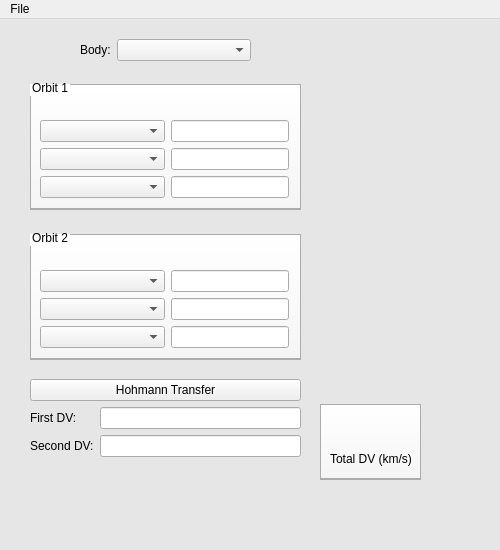
<?xml version="1.0" encoding="UTF-8"?>
<ui version="4.0">
 <class>MainWindow</class>
 <widget class="QMainWindow" name="MainWindow">
  <property name="geometry">
   <rect>
    <x>0</x>
    <y>0</y>
    <width>500</width>
    <height>550</height>
   </rect>
  </property>
  <property name="minimumSize">
   <size>
    <width>500</width>
    <height>550</height>
   </size>
  </property>
  <property name="maximumSize">
   <size>
    <width>500</width>
    <height>550</height>
   </size>
  </property>
  <property name="windowTitle">
   <string>MainWindow</string>
  </property>
  <property name="styleSheet">
   <string notr="true">QMainWindow
{
	background-color: rgb(230,230,230);
	font: &quot;Eras Demi ITC&quot;;
}

QGroupBox
{
	background-color: qlineargradient(spread:repeat, x1:0.5, y1:0, x2:0.5, y2:1, stop:0 rgba(255, 255, 255, 255), stop:1 rgba(245, 245, 245, 255));
    border: 1px solid #acacac;
	border-bottom: 1.5px solid #acacac;
    margin-top: 5px;
	font: 75 10pt &quot;Eras Demi ITC&quot;;
}
 
QGroupBox::title
{
    subcontrol-origin: margin;	
    background:url(:/assets/subWindowBackground);
	background-color:  rgb(250,250,250);
	background-color: qlineargradient(spread:repeat, x1:0.5, y1:0, x2:0.5, y2:1, stop:0 rgba(255, 255, 255, 255), stop:1 rgba(255, 230, 200, 255));
    border: 1px solid #acacac;
    padding: 4 219 4 4;
}</string>
  </property>
  <widget class="QWidget" name="centralwidget">
   <widget class="QWidget" name="layoutWidget">
    <property name="geometry">
     <rect>
      <x>30</x>
      <y>360</y>
      <width>271</width>
      <height>122</height>
     </rect>
    </property>
    <layout class="QFormLayout" name="formLayout_2">
     <item row="0" column="0" colspan="2">
      <widget class="QPushButton" name="runButton">
       <property name="text">
        <string>Hohmann Transfer</string>
       </property>
      </widget>
     </item>
     <item row="1" column="0">
      <widget class="QLabel" name="firstDVLabel">
       <property name="text">
        <string>First DV:</string>
       </property>
      </widget>
     </item>
     <item row="1" column="1">
      <widget class="QLineEdit" name="firstDVOut"/>
     </item>
     <item row="2" column="0">
      <widget class="QLabel" name="secondDVLabel">
       <property name="focusPolicy">
        <enum>Qt::NoFocus</enum>
       </property>
       <property name="text">
        <string>Second DV:</string>
       </property>
      </widget>
     </item>
     <item row="2" column="1">
      <widget class="QLineEdit" name="secondDVOut"/>
     </item>
    </layout>
   </widget>
   <widget class="QGroupBox" name="groupBox">
    <property name="geometry">
     <rect>
      <x>30</x>
      <y>60</y>
      <width>271</width>
      <height>131</height>
     </rect>
    </property>
    <property name="title">
     <string>Orbit 1</string>
    </property>
    <widget class="QWidget" name="layoutWidget">
     <property name="geometry">
      <rect>
       <x>10</x>
       <y>20</y>
       <width>249</width>
       <height>120</height>
      </rect>
     </property>
     <layout class="QFormLayout" name="formLayout_3">
      <item row="1" column="0">
       <widget class="QComboBox" name="comboBox">
        <item>
         <property name="text">
          <string/>
         </property>
        </item>
        <item>
         <property name="text">
          <string>Semi-Major Axis</string>
         </property>
        </item>
        <item>
         <property name="text">
          <string>Eccentricity</string>
         </property>
        </item>
        <item>
         <property name="text">
          <string>Periapsis Radius</string>
         </property>
        </item>
        <item>
         <property name="text">
          <string>Periapsis Altitude</string>
         </property>
        </item>
        <item>
         <property name="text">
          <string>Apoapsis Radius</string>
         </property>
        </item>
        <item>
         <property name="text">
          <string>Periapsis Altitude</string>
         </property>
        </item>
        <item>
         <property name="text">
          <string>Inclination</string>
         </property>
        </item>
       </widget>
      </item>
      <item row="1" column="1">
       <widget class="QLineEdit" name="lineEdit"/>
      </item>
      <item row="2" column="0">
       <widget class="QComboBox" name="comboBox_2">
        <item>
         <property name="text">
          <string/>
         </property>
        </item>
        <item>
         <property name="text">
          <string>Semi-Major Axis</string>
         </property>
        </item>
        <item>
         <property name="text">
          <string>Eccentricity</string>
         </property>
        </item>
        <item>
         <property name="text">
          <string>Periapsis Radius</string>
         </property>
        </item>
        <item>
         <property name="text">
          <string>Periapsis Altitude</string>
         </property>
        </item>
        <item>
         <property name="text">
          <string>Apoapsis Radius</string>
         </property>
        </item>
        <item>
         <property name="text">
          <string>Periapsis Altitude</string>
         </property>
        </item>
        <item>
         <property name="text">
          <string>Inclination</string>
         </property>
        </item>
       </widget>
      </item>
      <item row="2" column="1">
       <widget class="QLineEdit" name="lineEdit_3"/>
      </item>
      <item row="3" column="0">
       <widget class="QComboBox" name="comboBox_3">
        <item>
         <property name="text">
          <string/>
         </property>
        </item>
        <item>
         <property name="text">
          <string>Semi-Major Axis</string>
         </property>
        </item>
        <item>
         <property name="text">
          <string>Eccentricity</string>
         </property>
        </item>
        <item>
         <property name="text">
          <string>Periapsis Radius</string>
         </property>
        </item>
        <item>
         <property name="text">
          <string>Periapsis Altitude</string>
         </property>
        </item>
        <item>
         <property name="text">
          <string>Apoapsis Radius</string>
         </property>
        </item>
        <item>
         <property name="text">
          <string>Periapsis Altitude</string>
         </property>
        </item>
        <item>
         <property name="text">
          <string>Inclination</string>
         </property>
        </item>
       </widget>
      </item>
      <item row="3" column="1">
       <widget class="QLineEdit" name="lineEdit_2"/>
      </item>
      <item row="0" column="1">
       <spacer name="verticalSpacer_2">
        <property name="orientation">
         <enum>Qt::Vertical</enum>
        </property>
        <property name="sizeType">
         <enum>QSizePolicy::Fixed</enum>
        </property>
        <property name="sizeHint" stdset="0">
         <size>
          <width>20</width>
          <height>15</height>
         </size>
        </property>
       </spacer>
      </item>
     </layout>
    </widget>
   </widget>
   <widget class="QGroupBox" name="groupBox_2">
    <property name="geometry">
     <rect>
      <x>30</x>
      <y>210</y>
      <width>271</width>
      <height>131</height>
     </rect>
    </property>
    <property name="title">
     <string>Orbit 2</string>
    </property>
    <widget class="QWidget" name="layoutWidget_2">
     <property name="geometry">
      <rect>
       <x>10</x>
       <y>20</y>
       <width>249</width>
       <height>140</height>
      </rect>
     </property>
     <layout class="QFormLayout" name="formLayout_5">
      <item row="1" column="0">
       <widget class="QComboBox" name="comboBox_7">
        <item>
         <property name="text">
          <string/>
         </property>
        </item>
        <item>
         <property name="text">
          <string>Semi-Major Axis</string>
         </property>
        </item>
        <item>
         <property name="text">
          <string>Eccentricity</string>
         </property>
        </item>
        <item>
         <property name="text">
          <string>Periapsis Radius</string>
         </property>
        </item>
        <item>
         <property name="text">
          <string>Periapsis Altitude</string>
         </property>
        </item>
        <item>
         <property name="text">
          <string>Apoapsis Radius</string>
         </property>
        </item>
        <item>
         <property name="text">
          <string>Periapsis Altitude</string>
         </property>
        </item>
        <item>
         <property name="text">
          <string>Inclination</string>
         </property>
        </item>
       </widget>
      </item>
      <item row="1" column="1">
       <widget class="QLineEdit" name="lineEdit_7"/>
      </item>
      <item row="2" column="0">
       <widget class="QComboBox" name="comboBox_8">
        <item>
         <property name="text">
          <string/>
         </property>
        </item>
        <item>
         <property name="text">
          <string>Semi-Major Axis</string>
         </property>
        </item>
        <item>
         <property name="text">
          <string>Eccentricity</string>
         </property>
        </item>
        <item>
         <property name="text">
          <string>Periapsis Radius</string>
         </property>
        </item>
        <item>
         <property name="text">
          <string>Periapsis Altitude</string>
         </property>
        </item>
        <item>
         <property name="text">
          <string>Apoapsis Radius</string>
         </property>
        </item>
        <item>
         <property name="text">
          <string>Periapsis Altitude</string>
         </property>
        </item>
        <item>
         <property name="text">
          <string>Inclination</string>
         </property>
        </item>
       </widget>
      </item>
      <item row="2" column="1">
       <widget class="QLineEdit" name="lineEdit_8"/>
      </item>
      <item row="3" column="0">
       <widget class="QComboBox" name="comboBox_9">
        <item>
         <property name="text">
          <string/>
         </property>
        </item>
        <item>
         <property name="text">
          <string>Semi-Major Axis</string>
         </property>
        </item>
        <item>
         <property name="text">
          <string>Eccentricity</string>
         </property>
        </item>
        <item>
         <property name="text">
          <string>Periapsis Radius</string>
         </property>
        </item>
        <item>
         <property name="text">
          <string>Periapsis Altitude</string>
         </property>
        </item>
        <item>
         <property name="text">
          <string>Apoapsis Radius</string>
         </property>
        </item>
        <item>
         <property name="text">
          <string>Periapsis Altitude</string>
         </property>
        </item>
        <item>
         <property name="text">
          <string>Inclination</string>
         </property>
        </item>
       </widget>
      </item>
      <item row="3" column="1">
       <widget class="QLineEdit" name="lineEdit_9"/>
      </item>
      <item row="0" column="1">
       <spacer name="verticalSpacer">
        <property name="orientation">
         <enum>Qt::Vertical</enum>
        </property>
        <property name="sizeType">
         <enum>QSizePolicy::Fixed</enum>
        </property>
        <property name="sizeHint" stdset="0">
         <size>
          <width>20</width>
          <height>15</height>
         </size>
        </property>
       </spacer>
      </item>
     </layout>
    </widget>
   </widget>
   <widget class="QWidget" name="layoutWidget">
    <property name="geometry">
     <rect>
      <x>80</x>
      <y>20</y>
      <width>171</width>
      <height>22</height>
     </rect>
    </property>
    <layout class="QFormLayout" name="formLayout">
     <item row="0" column="0">
      <widget class="QLabel" name="planetLabel">
       <property name="toolTip">
        <string/>
       </property>
       <property name="text">
        <string>Body:</string>
       </property>
      </widget>
     </item>
     <item row="0" column="1">
      <widget class="QComboBox" name="planetName">
       <property name="toolTip">
        <string>Pick from the list of primary bodies.</string>
       </property>
       <property name="maxVisibleItems">
        <number>11</number>
       </property>
       <item>
        <property name="text">
         <string/>
        </property>
       </item>
       <item>
        <property name="text">
         <string>Mercury</string>
        </property>
       </item>
       <item>
        <property name="text">
         <string>Venus</string>
        </property>
       </item>
       <item>
        <property name="text">
         <string>Earth</string>
        </property>
       </item>
       <item>
        <property name="text">
         <string>Moon</string>
        </property>
       </item>
       <item>
        <property name="text">
         <string>Mars</string>
        </property>
       </item>
       <item>
        <property name="text">
         <string>Jupiter</string>
        </property>
       </item>
       <item>
        <property name="text">
         <string>Saturn</string>
        </property>
       </item>
       <item>
        <property name="text">
         <string>Uranus</string>
        </property>
       </item>
       <item>
        <property name="text">
         <string>Neptune</string>
        </property>
       </item>
       <item>
        <property name="text">
         <string>Pluto</string>
        </property>
       </item>
      </widget>
     </item>
    </layout>
   </widget>
   <widget class="QGroupBox" name="groupBox_3">
    <property name="geometry">
     <rect>
      <x>320</x>
      <y>380</y>
      <width>101</width>
      <height>81</height>
     </rect>
    </property>
    <property name="title">
     <string/>
    </property>
    <property name="checkable">
     <bool>false</bool>
    </property>
    <widget class="QLabel" name="totalDVLabel">
     <property name="geometry">
      <rect>
       <x>10</x>
       <y>50</y>
       <width>81</width>
       <height>20</height>
      </rect>
     </property>
     <property name="toolTip">
      <string/>
     </property>
     <property name="text">
      <string>Total DV (km/s)</string>
     </property>
    </widget>
    <widget class="QLineEdit" name="totalDVOut">
     <property name="geometry">
      <rect>
       <x>10</x>
       <y>10</y>
       <width>81</width>
       <height>41</height>
      </rect>
     </property>
     <property name="font">
      <font>
       <family>Eras Light ITC</family>
       <pointsize>26</pointsize>
       <weight>75</weight>
       <bold>true</bold>
       <kerning>true</kerning>
      </font>
     </property>
     <property name="cursor">
      <cursorShape>ArrowCursor</cursorShape>
     </property>
     <property name="styleSheet">
      <string notr="true">QLineEdit
{
	background-color: transparent;
	border-color: transparent;
	color: blue;
}</string>
     </property>
     <property name="text">
      <string/>
     </property>
     <property name="frame">
      <bool>false</bool>
     </property>
    </widget>
   </widget>
  </widget>
  <widget class="QMenuBar" name="menubar">
   <property name="geometry">
    <rect>
     <x>0</x>
     <y>0</y>
     <width>500</width>
     <height>21</height>
    </rect>
   </property>
   <widget class="QMenu" name="menuFile">
    <property name="title">
     <string>File</string>
    </property>
    <addaction name="actionExit"/>
   </widget>
   <addaction name="menuFile"/>
  </widget>
  <widget class="QStatusBar" name="statusbar">
   <property name="sizeGripEnabled">
    <bool>false</bool>
   </property>
  </widget>
  <action name="actionExit">
   <property name="text">
    <string>Exit</string>
   </property>
   <property name="toolTip">
    <string>Close the Window</string>
   </property>
   <property name="shortcut">
    <string>Ctrl+X</string>
   </property>
  </action>
 </widget>
 <resources/>
 <connections>
  <connection>
   <sender>actionExit</sender>
   <signal>triggered()</signal>
   <receiver>MainWindow</receiver>
   <slot>close()</slot>
   <hints>
    <hint type="sourcelabel">
     <x>-1</x>
     <y>-1</y>
    </hint>
    <hint type="destinationlabel">
     <x>249</x>
     <y>299</y>
    </hint>
   </hints>
  </connection>
 </connections>
</ui>
